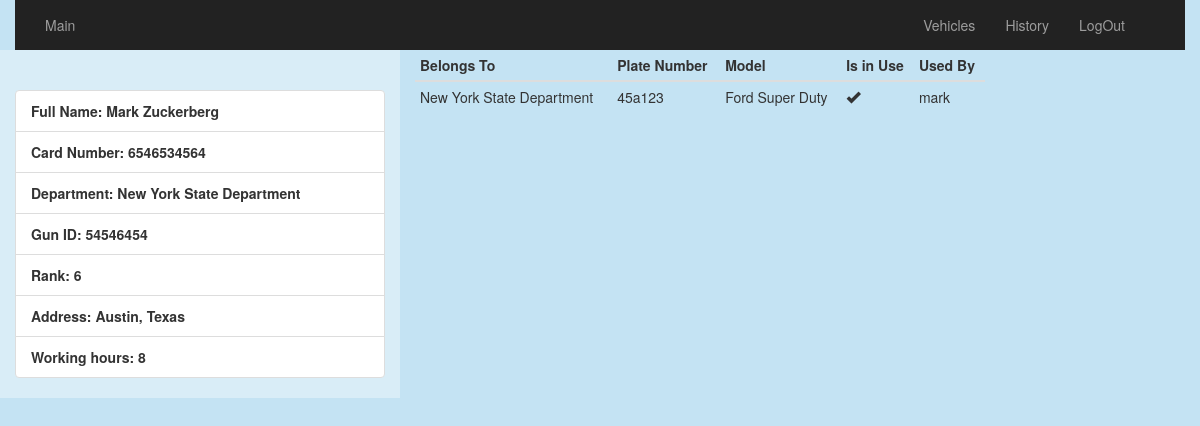
Page /vehicles/ (signed in) on the committed database.
### pd/models.py (models this page shows)
class UserProfile(models.Model):
    user = models.OneToOneField(User, on_delete=models.CASCADE)
    GENDER_OPTION = (
        ('Male', 'Male'),
        ('Female', 'Female')
    )
    gender = models.CharField(max_length=255, choices=GENDER_OPTION)
    date_of_birth = models.DateField()
    age = models.IntegerField()
    phone = models.CharField(max_length=255)
    salary = models.DecimalField(max_digits=8, decimal_places=2, default=800.00)
    card_number = models.CharField(max_length=255)
    gun_id = models.CharField(max_length=255)
    address = models.CharField(max_length=255)
    rank = models.IntegerField()
    working_hours = models.IntegerField()
    dep = models.ForeignKey(Department, on_delete=models.CASCADE)
    def __str__(self):
        return self.user.username

class Department(models.Model):
    Name = models.CharField(max_length=255)
    Zip_code = models.IntegerField()
    Number_of_weapons = models.IntegerField()
    Number_of_vehicles = models.IntegerField()
    Number_of_workers = models.IntegerField()
    Head = models.CharField(max_length=255)
    Area = models.IntegerField()
    class Meta:
        verbose_name = 'Department'
        verbose_name_plural = 'Departments'
    def __str__(self):
        return self.Name

class Vehicle(models.Model):
    BelongsTo = models.ForeignKey(Department, on_delete=models.CASCADE)
    Plate_number = models.CharField(max_length=60)
    Model = models.CharField(max_length=255)
    isInUse = models.BooleanField(default=False)
    Using_by = models.ForeignKey(UserProfile, on_delete=models.CASCADE)

### pd/views.py (the view)
# urls.py: path('vehicles/', views.vehicle_view),
def vehicle_view(request):
    car = Vehicle.objects.all()
    return render(request, 'pd/vehicles.html', {"car": car})

### pd/templates/pd/vehicles.html (shortened to what this page needs)
{% extends 'pd/home.html' %}
{% block target %}
    <table class="table table-condensed">
    <thead>
      <tr>
        <th>Belongs To</th>
        <th>Plate Number</th>
        <th>Model</th>
          <th>Is in Use</th>
          <th>Used By</th>
      </tr>
    </thead>
    <tbody>
    {% for c in car %}
        {% if c.isInUse == True %}
      <tr>
        <td>{{ c.BelongsTo }}</td>
        <td>{{ c.Plate_number }}</td>
        <td>{{ c.Model }}</td>
          <td><span class="glyphicon">&#xe013;</span></td>
          <td>{{ c.Using_by }}</td>
      </tr>
        {% endif %}
    {% endfor %}
    </tbody>
  </table>
{% endblock %}

### pd/templates/pd/home.html (shortened to what this page needs)
<!DOCTYPE html>
<html lang="en">
    <head>
        {% load static %}
    {% load crispy_forms_tags %}
        <link href="{% static 'css/bootstrap.css' %}" rel="stylesheet">
        <link href="{% static 'css/styles.css' %}" rel="stylesheet">
    </head>
    <body style="background-color: #c4e3f3">
        <div class="container-fluid">
            <div class="collapse navbar-collapse navbar-inverse" id="bs-example-navbar-collapse-1">
    <ul class="nav navbar-nav">
        <li class="">
            <a href="/home/">Main</a>
        </li>
    </ul>
    <ul class="nav navbar-nav navbar-right" style="margin-right: 30px">
        <li><a href="/vehicles/">Vehicles</a></li>
        <li>
            <a href="/history/">History</a>
        </li>
        <li><a href="/logout/">LogOut</a></li>
    </ul>
</div>
</div>
        {% if user.is_authenticated %}
        <div class="container-fluid">
            <div class="row">
                <div class="col-md-4 bg-info">
                    <p style="padding-top: 30px"><ul class="list-group" style="font-weight: bold">
                            <li class="list-group-item">Full Name:  {{ user.get_full_name }}</li>
                            <li class="list-group-item">Card Number:  {{ user.userprofile.card_number }}</li>
                            <li class="list-group-item">Department:  {{ user.userprofile.dep }}</li>
                            <li class="list-group-item">Gun ID:  {{ user.userprofile.gun_id }}</li>
                            <li class="list-group-item">Rank:  {{ user.userprofile.rank }}</li>
                            <li class="list-group-item">Address:  {{ user.userprofile.address }}</li>
                            <li class="list-group-item">Working hours:  {{ user.userprofile.working_hours }}</li>
                        </ul></p>
                </div>
                <div class="col-md-6">
                {% block target %}{% endblock %}
          {% else %}
            <h1 class="alert-warning">You are not authenticated</h1>
    <button class="btn-danger"><a href="/">BACK</a></button>
{% endif %}
        </div>
    </body>
</html>

### static/css/styles.css (style rules this page uses)
body, html { background-color: #444; height: 100%; background-position: center; background-repeat: no-repeat; background-size: cover; }

### rows in the picture
Vehicle: BelongsTo "New York State Department", Plate_number "45a123", Model "Ford Super Duty", Using_by "mark"

### other values in the picture
{{ user.get_full_name }} "Mark Zuckerberg"
{{ user.userprofile.card_number }} "6546534564"
{{ user.userprofile.dep }} "New York State Department"
{{ user.userprofile.gun_id }} "54546454"
{{ user.userprofile.rank }} "6"
{{ user.userprofile.address }} "Austin, Texas"
{{ user.userprofile.working_hours }} "8"
